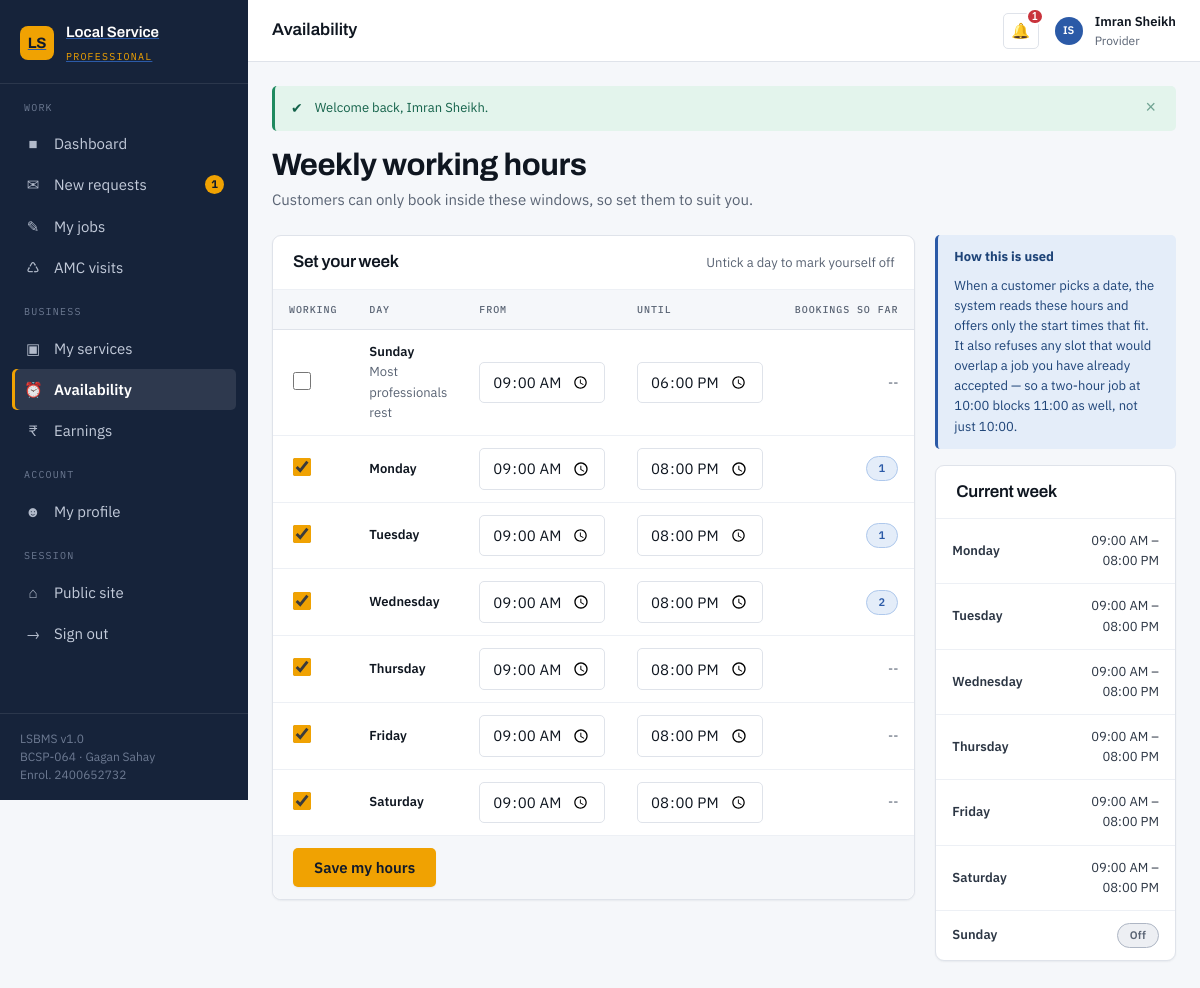
The page /provider/availability.php (signed in) on the database its author committed.
### tables this page shows
CREATE TABLE provider_availability (
    availability_id INT UNSIGNED NOT NULL AUTO_INCREMENT,
    provider_id     INT UNSIGNED NOT NULL,
    day_of_week     TINYINT UNSIGNED NOT NULL COMMENT '0=Sun .. 6=Sat',
    start_time      TIME         NOT NULL,
    end_time        TIME         NOT NULL,
    is_available    TINYINT(1)   NOT NULL DEFAULT 1,

    PRIMARY KEY (availability_id),
    UNIQUE  KEY uq_avail_provider_day (provider_id, day_of_week),
    CONSTRAINT fk_avail_provider
        FOREIGN KEY (provider_id) REFERENCES providers (provider_id)
        ON DELETE CASCADE ON UPDATE CASCADE
);

### provider/availability.php (the view, shortened to what this page needs)
<?php
$pdo        = db();
$providerId = current_provider_id();
$dayNames = ['Sunday', 'Monday', 'Tuesday', 'Wednesday', 'Thursday', 'Friday', 'Saturday'];
$errors   = [];
$stmt = $pdo->prepare(
    'SELECT day_of_week, start_time, end_time, is_available
       FROM provider_availability
      WHERE provider_id = :pid'
);
$stmt->execute([':pid' => $providerId]);
$week = [];
foreach ($stmt->fetchAll() as $row) {
    $week[(int) $row['day_of_week']] = $row;
}
$stmt = $pdo->prepare(
    "SELECT DAYOFWEEK(booking_date) - 1 AS dow, COUNT(*) AS n
       FROM bookings
      WHERE provider_id = :pid AND status NOT IN ('cancelled','rejected')
      GROUP BY dow"
);
$stmt->execute([':pid' => $providerId]);
$demand = [];
foreach ($stmt->fetchAll() as $row) {
    $demand[(int) $row['dow']] = (int) $row['n'];
}
include __DIR__ . '/../includes/header.php';
?>
<div class="grid grid--2" style="align-items:start;grid-template-columns:1.6fr 1fr">
    <form class="card" method="post" action="availability.php">
        <div class="card__head">
            <h3>Set your week</h3>
            <span class="text-small text-muted">Untick a day to mark yourself off</span>
        </div>
        <div class="card__body card__body--flush">
            <div class="table-wrap">
                <table class="table">
                    <thead>
                        <tr>
                            <th style="width:44px">Working</th>
                            <th>Day</th>
                            <th>From</th>
                            <th>Until</th>
                            <th class="text-right">Bookings so far</th>
                        </tr>
                    </thead>
                    <tbody>
                    <?php for ($day = 0; $day <= 6; $day++): ?>
                        <?php
                        $on    = isset($week[$day]) && $week[$day]['is_available'];
                        $start = $on ? substr($week[$day]['start_time'], 0, 5) : '09:00';
                        $end   = $on ? substr($week[$day]['end_time'], 0, 5)   : '18:00';
                        ?>
                        <tr>
                            <td>
                                <input type="checkbox" name="working[<?= $day ?>]" value="1"
                                       id="work<?= $day ?>" <?= $on ? 'checked' : '' ?>
                                       style="accent-color:var(--marigold-500);width:18px;height:18px">
                            </td>
                            <td>
                                <label class="table__primary" for="work<?= $day ?>" style="cursor:pointer">
                                    <?= e($dayNames[$day]) ?>
                                </label>
                                <?php if ($day === 0): ?>
                                    <br><span class="text-small text-muted">Most professionals rest</span>
                                <?php endif; ?>
                            </td>
                            <td>
                                <input class="input<?= isset($errors[$day]) ? ' is-invalid' : '' ?>"
                                       type="time" name="start_time[<?= $day ?>]"
                                       value="<?= e($start) ?>" style="max-width:130px">
                            </td>
                            <td>
                                <input class="input<?= isset($errors[$day]) ? ' is-invalid' : '' ?>"
                                       type="time" name="end_time[<?= $day ?>]"
                                       value="<?= e($end) ?>" style="max-width:130px">
                            </td>
                            <td class="text-right">
                                <?php if (!empty($demand[$day])): ?>
                                    <span class="badge badge--scheduled"><?= (int) $demand[$day] ?></span>
                                <?php else: ?>
                                    <span class="text-muted">--</span>
                                <?php endif; ?>
                            </td>
                        </tr>
                    <?php endfor; ?>
                    </tbody>
                </table>
            </div>
        </div>
        <div class="card__foot">
            <button class="btn btn--accent" type="submit">Save my hours</button>
        </div>
    </form>
    <div>
        <section class="alert alert--info" style="display:block">
            <strong>How this is used</strong>
            <p class="text-small" style="margin:var(--sp-2) 0 0">
                When a customer picks a date, the system reads these hours and offers only the
                start times that fit. It also refuses any slot that would overlap a job you have
                already accepted &mdash; so a two-hour job at 10:00 blocks 11:00 as well, not
                just 10:00.
            </p>
        </section>
        <section class="card">
            <div class="card__head"><h3>Current week</h3></div>
            <div class="card__body card__body--flush">
                <div class="table-wrap">
                    <table class="table">
                        <tbody>
                        <?php for ($day = 1; $day <= 6; $day++): ?>
                            <tr>
                                <td class="table__primary"><?= e($dayNames[$day]) ?></td>
                                <td class="text-right">
                                    <?php if (isset($week[$day]) && $week[$day]['is_available']): ?>
                                        <?= e(show_time($week[$day]['start_time'])) ?>
                                        &ndash;
                                        <?= e(show_time($week[$day]['end_time'])) ?>
                                    <?php else: ?>
                                        <span class="badge badge--expired">Off</span>
                                    <?php endif; ?>
                                </td>
                            </tr>
                        <?php endfor; ?>
                        <tr>
                            <td class="table__primary"><?= e($dayNames[0]) ?></td>
                            <td class="text-right">
                                <?php if (isset($week[0]) && $week[0]['is_available']): ?>
                                    <?= e(show_time($week[0]['start_time'])) ?>
                                    &ndash;
                                    <?= e(show_time($week[0]['end_time'])) ?>
                                <?php else: ?>
                                    <span class="badge badge--expired">Off</span>
                                <?php endif; ?>
                            </td>
                        </tr>
                        </tbody>
                    </table>
                </div>
            </div>
        </section>
    </div>
</div>
<?php include __DIR__ . '/../includes/footer.php'; ?>

### rows shown on the page
provider_availability: is_available "☑", day "Monday", is_available+start_time "09:00", is_available+end_time "20:00", day "1", start_time "09:00 AM", end_time "08:00 PM"
provider_availability: is_available "☑", day "Tuesday", is_available+start_time "09:00", is_available+end_time "20:00", day "1", start_time "09:00 AM", end_time "08:00 PM"
provider_availability: is_available "☑", day "Wednesday", is_available+start_time "09:00", is_available+end_time "20:00", day "2", start_time "09:00 AM", end_time "08:00 PM"
provider_availability: is_available "☑", day "Thursday", is_available+start_time "09:00", is_available+end_time "20:00", start_time "09:00 AM", end_time "08:00 PM"
provider_availability: is_available "☑", day "Friday", is_available+start_time "09:00", is_available+end_time "20:00", start_time "09:00 AM", end_time "08:00 PM"
provider_availability: is_available "☑", day "Saturday", is_available+start_time "09:00", is_available+end_time "20:00", start_time "09:00 AM", end_time "08:00 PM"

### other values the page prints
$roleLabels[$role] "PROFESSIONAL"
$groupName "WORK"
$icon "■"
$label "Dashboard"
$icon "✉"
$label "New requests"
$count "1"
$icon "✎"
$label "My jobs"
$icon "♺"
$label "AMC visits"
$groupName "BUSINESS"
$icon "▣"
$label "My services"
$icon "⏰"
